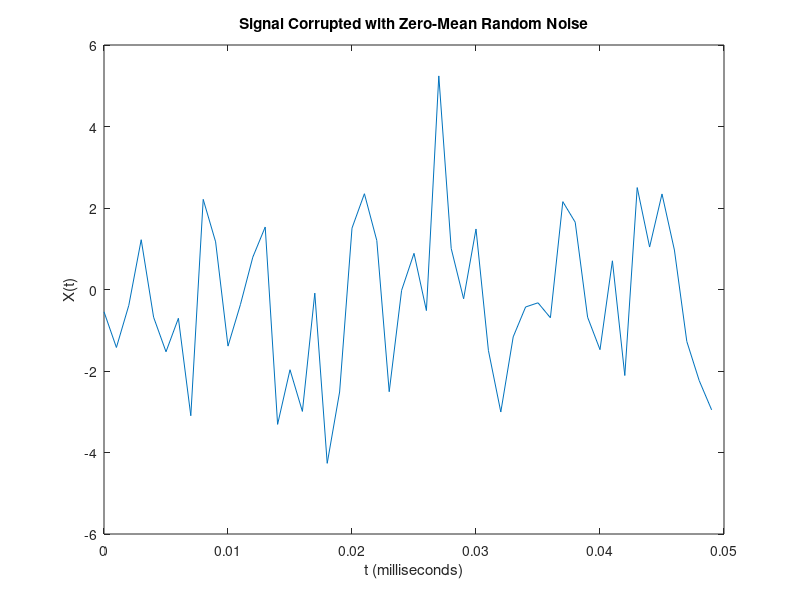

Write MATLAB code to recreate this figure.
Fs = 1000;            % Sampling frequency                    
T = 1/Fs;             % Sampling period       
L = 1500;             % Length of signal
t = (0:L-1)*T;        % Time vector

S = 0.7*sin(2*pi*50*t) + sin(2*pi*120*t);

X = S + 2*randn(size(t));

t(1:50)


plot(t(1:50),X(1:50));
title('Signal Corrupted with Zero-Mean Random Noise');
xlabel('t (milliseconds)');
ylabel('X(t)');